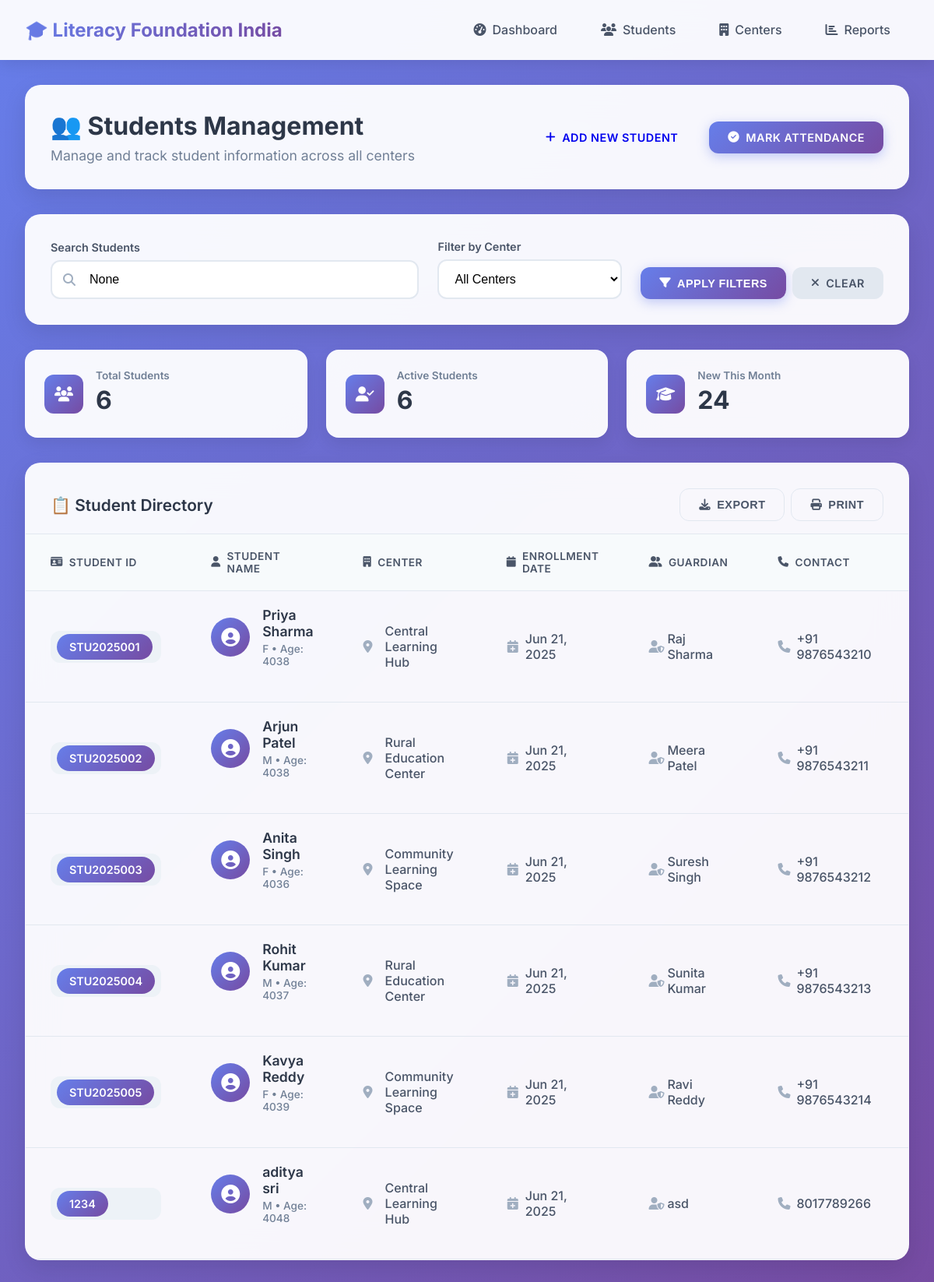
The page /students/ on the database its author committed.
### students/models.py (models this page shows, shortened)
class Student(models.Model):
    GENDER_CHOICES = [
        ('M', 'Male'),
        ('F', 'Female'),
        ('O', 'Other'),
    ]
    student_id = models.CharField(max_length=20, unique=True)
    first_name = models.CharField(max_length=100)
    last_name = models.CharField(max_length=100)
    date_of_birth = models.DateField()
    gender = models.CharField(max_length=1, choices=GENDER_CHOICES)
    center = models.ForeignKey(Center, on_delete=models.CASCADE)
    enrollment_date = models.DateField(auto_now_add=True)
    is_active = models.BooleanField(default=True)
    guardian_name = models.CharField(max_length=200)
    guardian_phone = models.CharField(max_length=15)

### centers/models.py (models this page shows, shortened)
class Center(models.Model):
    name = models.CharField(max_length=200)
    location = models.CharField(max_length=300)
    coordinator = models.ForeignKey(User, on_delete=models.CASCADE)
    established_date = models.DateField()
    capacity = models.IntegerField()
    is_active = models.BooleanField(default=True)

### students/views.py (the view)
# urls.py: path('', views.student_list, name='student_list'),
def student_list(request):
    students = Student.objects.filter(is_active=True).select_related('center')
    search_query = request.GET.get('search')
    if search_query:
        students = students.filter(
            Q(first_name__icontains=search_query) |
            Q(last_name__icontains=search_query) |
            Q(student_id__icontains=search_query)
        )
    center_filter = request.GET.get('center')
    if center_filter:
        students = students.filter(center_id=center_filter)
    paginator = Paginator(students, 20)
    page_number = request.GET.get('page')
    students = paginator.get_page(page_number)
    from centers.models import Center
    centers = Center.objects.filter(is_active=True)
    context = {
        'students': students,
        'centers': centers,
        'search_query': search_query,
        'center_filter': center_filter,
    }
    return render(request, 'students/student_list.html', context)

### templates/students/student_list.html (shortened to what this page needs)
{% extends 'base/base.html' %}
{% block content %}
<div class="page-header">
    <div class="header-content">
        <div class="header-text">
            <h1>👥 Students Management</h1>
            <p>Manage and track student information across all centers</p>
        </div>
        <div class="header-actions">
            <a href="{% url 'add_student' %}" class="btn btn-success">
                <i class="fas fa-plus"></i> Add New Student
            </a>
            <a href="{% url 'mark_attendance' %}" class="btn btn-primary">
                <i class="fas fa-check-circle"></i> Mark Attendance
            </a>
        </div>
    </div>
</div>
<div class="filters-section">
    <div class="filters-container">
        <form method="GET" class="filters-form">
            <div class="filter-group">
                <label class="filter-label">Search Students</label>
                <div class="search-input-wrapper">
                    <i class="fas fa-search search-icon"></i>
                    <input type="text" name="search" placeholder="Search by name or student ID..."
                           value="{{ search_query }}" class="form-control search-input">
                </div>
            </div>
            <div class="filter-group">
                <label class="filter-label">Filter by Center</label>
                <select name="center" class="form-control">
                    <option value="">All Centers</option>
                </select>
            </div>
            <div class="filter-actions">
                <button type="submit" class="btn btn-primary">
                    <i class="fas fa-filter"></i> Apply Filters
                </button>
                <a href="{% url 'student_list' %}" class="btn btn-secondary">
                    <i class="fas fa-times"></i> Clear
                </a>
            </div>
        </form>
    </div>
</div>
<div class="students-stats">
    <div class="stats-grid">
        <div class="stat-card">
            <div class="stat-icon">
                <i class="fas fa-users"></i>
            </div>
            <div class="stat-content">
                <h3>Total Students</h3>
                <div class="stat-value">{{ students.paginator.count }}</div>
            </div>
        </div>
        <div class="stat-card">
            <div class="stat-icon">
                <i class="fas fa-user-check"></i>
            </div>
            <div class="stat-content">
                <h3>Active Students</h3>
                <div class="stat-value">{{ students.paginator.count }}</div>
            </div>
        </div>
        <div class="stat-card">
            <div class="stat-icon">
                <i class="fas fa-graduation-cap"></i>
            </div>
            <div class="stat-content">
                <h3>New This Month</h3>
                <div class="stat-value">24</div>
            </div>
        </div>
    </div>
</div>
<div class="table-section">
    <div class="table-header">
        <h2>📋 Student Directory</h2>
        <div class="table-actions">
            <button class="btn btn-outline">
                <i class="fas fa-download"></i> Export
            </button>
            <button class="btn btn-outline">
                <i class="fas fa-print"></i> Print
            </button>
        </div>
    </div>
    <div class="table-container">
        <table class="table">
            <thead>
                <tr>
                    <th>
                        <div class="th-content">
                            <i class="fas fa-id-card"></i>
                            Student ID
                        </div>
                    </th>
                    <th>
                        <div class="th-content">
                            <i class="fas fa-user"></i>
                            Student Name
                        </div>
                    </th>
                    <th>
                        <div class="th-content">
                            <i class="fas fa-building"></i>
                            Center
                        </div>
                    </th>
                    <th>
                        <div class="th-content">
                            <i class="fas fa-calendar"></i>
                            Enrollment Date
                        </div>
                    </th>
                    <th>
                        <div class="th-content">
                            <i class="fas fa-user-friends"></i>
                            Guardian
                        </div>
                    </th>
                    <th>
                        <div class="th-content">
                            <i class="fas fa-phone"></i>
                            Contact
                        </div>
                    </th>
                    <th>
                    </th>
                </tr>
            </thead>
            <tbody>
                {% for student in students %}
                <tr class="student-row">
                    <td>
                        <div class="student-id">
                            <span class="id-badge">{{ student.student_id }}</span>
                        </div>
                    </td>
                    <td>
                        <div class="student-info">
                            <div class="student-avatar">
                                <i class="fas fa-user-circle"></i>
                            </div>
                            <div class="student-details">
                                <div class="student-name">{{ student.first_name }} {{ student.last_name }}</div>
                                <div class="student-meta">{{ student.gender }} • Age:
                                    {% now "Y" as current_year %}
                                    {{ current_year|add:"-1"|add:student.date_of_birth.year|add:"-1" }}
                                </div>
                            </div>
                        </div>
                    </td>
                    <td>
                        <div class="center-info">
                            <i class="fas fa-map-marker-alt center-icon"></i>
                            <span>{{ student.center.name }}</span>
                        </div>
                    </td>
                    <td>
                        <div class="date-info">
                            <i class="fas fa-calendar-plus date-icon"></i>
                            <span>{{ student.enrollment_date|date:"M d, Y" }}</span>
                        </div>
                    </td>
                    <td>
                        <div class="guardian-info">
                            <i class="fas fa-user-shield guardian-icon"></i>
                            <span>{{ student.guardian_name }}</span>
                        </div>
                    </td>
                    <td>
                        <div class="contact-info">
                            <i class="fas fa-phone contact-icon"></i>
                            <span>{{ student.guardian_phone }}</span>
                        </div>
                    </td>
                    <td>
                    </td>
                </tr>
                {% endfor %}
            </tbody>
        </table>
    </div>
</div>
{% endblock %}

### templates/base/base.html (shortened to what this page needs)
<!DOCTYPE html>
<html lang="en">
<head>
    {% load static %}
    <link href="https://cdnjs.cloudflare.com/ajax/libs/font-awesome/6.4.0/css/all.min.css" rel="stylesheet">
    <link rel="stylesheet" href="{% static 'css/style.css' %}">
</head>
<body>
    <nav class="navbar">
        <div class="nav-container">
            <div class="nav-logo">
                <h2>🎓 Literacy Foundation India</h2>
            </div>
            <ul class="nav-menu">
                <li class="nav-item">
                    <a href="{% url 'dashboard' %}" class="nav-link">
                        <i class="fas fa-tachometer-alt"></i> Dashboard
                    </a>
                </li>
                <li class="nav-item">
                    <a href="{% url 'student_list' %}" class="nav-link">
                        <i class="fas fa-users"></i> Students
                    </a>
                </li>
                <li class="nav-item">
                    <a href="{% url 'center_list' %}" class="nav-link">
                        <i class="fas fa-building"></i> Centers
                    </a>
                </li>
                <li class="nav-item">
                    <a href="{% url 'reports' %}" class="nav-link">
                        <i class="fas fa-chart-bar"></i> Reports
                    </a>
                </li>
            </ul>
        </div>
    </nav>
    <main class="main-content">
        {% block content %}
        {% endblock %}
    </main>
</body>
</html>

### rows shown on the page
Student: student_id "STU2025001", first_name "Priya", last_name "Sharma", gender "F", date_of_birth "4038", center.name "Central Learning Hub", enrollment_date "Jun 21, 2025", guardian_name "Raj Sharma", guardian_phone "+91 9876543210"
Student: student_id "STU2025002", first_name "Arjun", last_name "Patel", gender "M", date_of_birth "4038", center.name "Rural Education Center", enrollment_date "Jun 21, 2025", guardian_name "Meera Patel", guardian_phone "+91 9876543211"
Student: student_id "STU2025003", first_name "Anita", last_name "Singh", gender "F", date_of_birth "4036", center.name "Community Learning Space", enrollment_date "Jun 21, 2025", guardian_name "Suresh Singh", guardian_phone "+91 9876543212"
Student: student_id "STU2025004", first_name "Rohit", last_name "Kumar", gender "M", date_of_birth "4037", center.name "Rural Education Center", enrollment_date "Jun 21, 2025", guardian_name "Sunita Kumar", guardian_phone "+91 9876543213"
Student: student_id "STU2025005", first_name "Kavya", last_name "Reddy", gender "F", date_of_birth "4039", center.name "Community Learning Space", enrollment_date "Jun 21, 2025", guardian_name "Ravi Reddy", guardian_phone "+91 9876543214"
Student: student_id "1234", first_name "aditya", last_name "sri", gender "M", date_of_birth "4048", center.name "Central Learning Hub", enrollment_date "Jun 21, 2025", guardian_name "asd", guardian_phone "8017789266"

### other values the page prints
{{ students.paginator.count }} "6"
